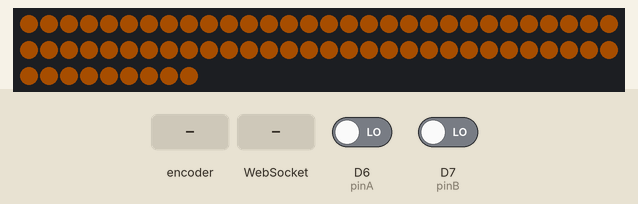
Simulated run of this program. Board: ESP8266 (Wemos D1 mini). Shown: 69 RGB LEDs in strip order, left to right, continuing on the next row. The test bench sets the inputs (shaded band); at power-on: D6 (pinA) LOW, D7 (pinB) LOW. Dim RGB values are drawn brighter than linear; WiFi joins after 1.5 s; servers stay silent unless stated; colours are those a GRB WS2812 strip shows for the declared byte order; random numbers use the default seed unless the program sets one; what the program prints to the serial monitor is not drawn.

Above: at 0.1 s.
At 2.7 s:
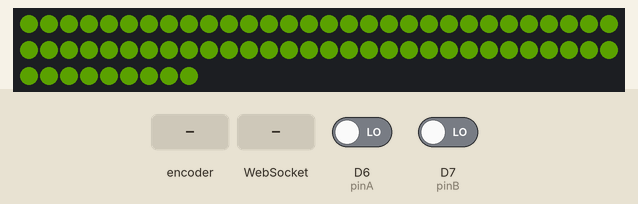
2.8 s: rotary encoder on D6 (pinA) / D7 (pinB) turned 3 steps (first pin leading)
At 3.9 s:
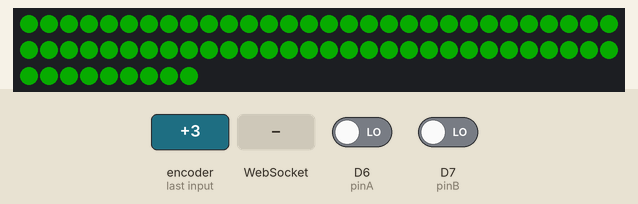
4.9 s: WebSocket text "#" received
6.4 s: rotary encoder on D6 (pinA) / D7 (pinB) turned 3 steps (first pin leading)
Timing chart, 0 to 9.4 s (numbered marks = the images above; inputs shaded):
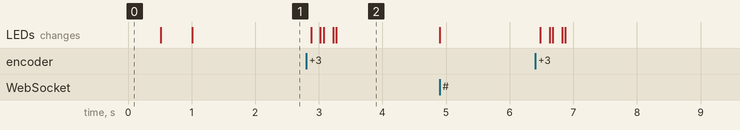

The program:

main.cpp
```cpp
#include <ESP8266WiFi.h>
#include <Startup_file.h>

void setup()
{
  startup();
}

void loop()
{
  webSocket.loop();
  server.handleClient();
  if (encoderCounterHasChanged){
    encoderCounterHasChanged = false;
    char buffer[5];
    sprintf(buffer, "%d", encoderCounter);
    Serial.print("From loop: ");
    Serial.println(buffer);
    webSocket.broadcastTXT(buffer);

    fill_solid (leds, NUM_LEDS, CHSV(encoderCounter, 255, 255));
    FastLED.show();

  }
}
```

Encoder_file.h
```cpp
#include <Arduino.h>

#define pinA D6
#define pinB D7
unsigned char lastState = 0, intermediateState = 5;
int  encoderCounter = 0;
bool encoderCounterHasChanged = false;

IRAM_ATTR void isr() {
  unsigned char currentState = GPIP(pinA)<<1 | GPIP(pinB);
  if ((currentState == 0 || currentState == 3) && currentState != lastState){
    lastState = currentState;
    if ((currentState == 0 && intermediateState == 1) || (currentState == 3 && intermediateState == 2)) {
      if (encoderCounter<254) encoderCounter++;
    } else {
      if (encoderCounter>0) encoderCounter--;
    }

    encoderCounterHasChanged = true;
    intermediateState = 5;
  } else {
    intermediateState = currentState;
  }
}
```

Startup_file.h
```cpp
#include <Arduino.h>
#include <ESP8266WiFi.h>
#include <WebSocketsServer.h>
#include <ESP8266WebServer.h>
#include <Webpage_file.h>
#include <Encoder_file.h>
#include <FastLED.h>

#define NUM_LEDS 69
CRGB leds[NUM_LEDS];

#define EVERY_MS(x) \
  static uint32_t tmr;\
  bool flag = millis() - tmr >= (x);\
  if (flag) tmr = millis();\
  if (flag)

void loadingAnimation(){
    for(int i = NUM_LEDS - 2; i >= 0; i-- ){
        if (leds[i] == CHSV(255, 255, 255)){
                if (leds[i+1] != CHSV(255, 255, 255)){
                  leds[i+1] = CHSV(255, 255, 255);
                  leds[i] = CHSV(0,0,0);
                }
        }
    }
    FastLED.show();
}

//////////////// webserver
ESP8266WebServer server;
WebSocketsServer webSocket = WebSocketsServer(81);

char* ssid = "Anonymus";
char* password = "camera18";

void webSocketEvent(uint8_t num, WStype_t type, uint8_t * payload, size_t length){
  if(type == WStype_TEXT){
    if(payload[0] == '#'){
      uint16_t brightness = (uint16_t) strtol((const char *) &payload[1], NULL, 10);

      encoderCounterHasChanged = true;
      encoderCounter= brightness;

    //   fill_solid (leds, NUM_LEDS, CHSV(brightness, 255, 255));
    //   FastLED.show();
      Serial.print("brightness= ");
      Serial.println(brightness);

    //
    char buffer[5];
    sprintf(buffer, "%d", brightness);
    webSocket.broadcastTXT(buffer);
    //

    }

    else{
      for(int i = 0; i < length; i++)
        Serial.print((char) payload[i]);
      Serial.println();
    }
  }

}
///////////////// webserver

bool conectedFlag = false;
byte loadingIndex = 0;

void startup() {
    FastLED.addLeds<WS2812B,D1>(leds, NUM_LEDS);
    for(int i = 0; i < NUM_LEDS; i++) {
        leds[i] = CHSV(0,0,0);
    }
    FastLED.setBrightness(50);
    FastLED.show();

    WiFi.begin(ssid,password);
    Serial.begin(115200);
    while(WiFi.status()!=WL_CONNECTED){
        // {
        //     EVERY_MS(500){
        //         if (WiFi.status() == WL_CONNECTED) conectedFlag = true;
        //         Serial.print(".");
        //         leds[0] = CHSV(255, 255, 255);
        //         }
        // }
        // {
        //         EVERY_MS(20){
        //         loadingAnimation();
        //     }
        // }

    // leds[loadingIndex++] = CHSV(255, 255, 255);
    fill_solid (leds, NUM_LEDS, CHSV(random8(), 255, 255));
    FastLED.show();
    Serial.print(".");
    delay(500);

    }
    Serial.println("");
    Serial.print("IP Address: ");
    Serial.println(WiFi.localIP());

    server.on("/",[](){
        server.send_P(200, "text/html", webpage);
    });
    server.begin();
    webSocket.begin();
    webSocket.onEvent(webSocketEvent);

    // encodeer
    attachInterrupt(pinA, isr, CHANGE);
    attachInterrupt(pinB, isr, CHANGE);
    lastState = GPIP(pinA)<<1 | GPIP(pinB);
    if (lastState != 3 && lastState != 0) {
        intermediateState = lastState;
        lastState = 0;
    };
    // encodeer

}
```

Webpage_file.h
```cpp
char webpage[] PROGMEM = R"=====(
<html>
<head>
  <script>
    var Socket;
    function init() {
      Socket = new WebSocket('ws://' + window.location.hostname + ':81/');
      Socket.onmessage = function(event){
        document.getElementById("encoder_value").innerHTML = event.data;
        document.getElementById("brightness").value = event.data;
      }
    }
    function sendText(){
      Socket.send(document.getElementById("txBar").value);
      document.getElementById("txBar").value = "";
    }
    function sendBrightness(){
      Socket.send("#"+document.getElementById("brightness").value);
    }

  </script>
</head>
<body onload="javascript:init()">
  <div>
    <p id="encoder_value"></p>
  </div>
  <hr/>
  <div>
    <input type="text" id="txBar" onkeydown="if(event.keyCode == 13) sendText();" />
  </div>
  <hr/>
  <div>
    <input type="range" min="0" max="255" value="124" id="brightness" onchange="sendBrightness()" oninput="sendBrightness()"/>
  </div>
  <div>
    <button onClick="init()"> Reconnect </button>
  </div>

</body>
</html>
)=====";
```

main_copy.cpp
```cpp
// #include <Arduino.h>

// #include <ESP8266WiFi.h>
// #include <ESP8266WebServer.h>
// #include <WebSocketsServer.h>
// #include <MyEncoder.h>

// #define pinA D6
// #define pinB D7
// MyEncoder enc(pinA, pinB);

// ESP8266WebServer server;
// WebSocketsServer webSocket = WebSocketsServer(81);

// char* ssid = "Anonymus";
// char* password = "camera18";

// char webpage[] PROGMEM = R"=====(
// <html>
// <head>
//   <script>
//     var Socket;
//     function init() {
//       Socket = new WebSocket('ws://' + window.location.hostname + ':81/');
//       Socket.onmessage = function(event){
//         document.getElementById("rxConsole").value += event.data;
//       }
//     }
//     function sendText(){
//       Socket.send(document.getElementById("txBar").value);
//       document.getElementById("txBar").value = "";
//     }
//     function sendBrightness(){
//       Socket.send("#"+document.getElementById("brightness").value);
//     }
//   </script>
// </head>
// <body onload="javascript:init()">
//   <div>
//     <textarea id="rxConsole"></textarea>
//   </div>
//   <hr/>
//   <div>
//     <input type="text" id="txBar" onkeydown="if(event.keyCode == 13) sendText();" />
//   </div>
//   <hr/>
//   <div>
//     <input type="range" min="0" max="1023" value="512" id="brightness" oninput="sendBrightness()" />
//   </div>

// </body>
// </html>
// )=====";


// void webSocketEvent(uint8_t num, WStype_t type, uint8_t * payload, size_t length){
//   if(type == WStype_TEXT){
//     if(payload[0] == '#'){
//       uint16_t brightness = (uint16_t) strtol((const char *) &payload[1], NULL, 10);
//       brightness = 1024 - brightness;
//       analogWrite(13, brightness);
//       Serial.print("brightness= ");
//       Serial.println(brightness);
//     }

//     else{
//       for(int i = 0; i < length; i++)
//         Serial.print((char) payload[i]);
//       Serial.println();
//     }
//   }

// }

// void setup()
// {
//   WiFi.begin(ssid,password);
//   Serial.begin(115200);
//   enc.begin();
//   while(WiFi.status()!=WL_CONNECTED)
//   {
//     Serial.print(".");
//     delay(500);
//   }
//   Serial.println("");
//   Serial.print("IP Address: ");
//   Serial.println(WiFi.localIP());

//   server.on("/",[](){
//     server.send_P(200, "text/html", webpage);
//   });
//   server.begin();
//   webSocket.begin();
//   webSocket.onEvent(webSocketEvent);
// }

// void loop()
// {
//   webSocket.loop();
//   server.handleClient();
//   if(Serial.available() > 0){
//     char c[] = {(char)Serial.read()};
//     webSocket.broadcastTXT(c, sizeof(c));
//   }
// }
```

Measured:
- after the input at 2.8 s, the LEDs: first change after 0.08 s (image 2 shows a later state)
